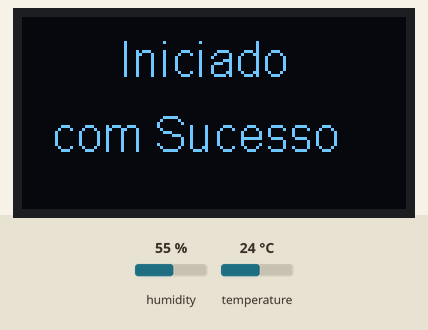
This sketch was run on a simulated ESP32. On the bench: 128×64 one-colour display. The test bench sets the inputs (shaded band); at power-on: temperature 24 °C, humidity 55 %. Random numbers use the default seed unless the sketch sets one; what the sketch prints to the serial monitor is not drawn.

Above: at 0.4 s.
At 2.9 s:
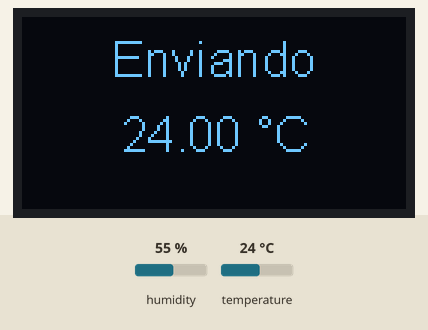
3.0 s: temperature set to 12 °C
At 5.3 s:
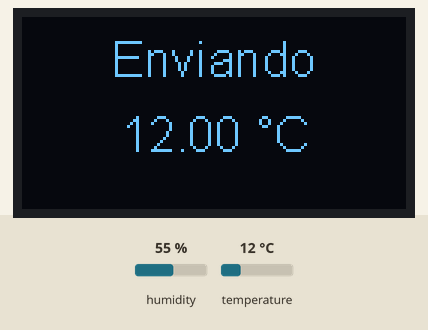
6.4 s: temperature set to 19 °C
At 7.9 s:
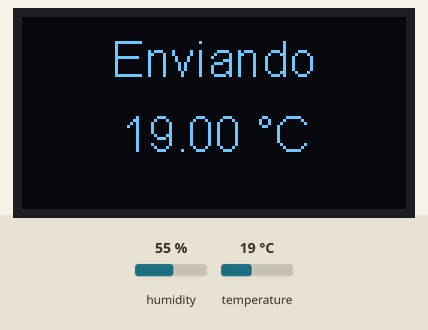
9.7 s: temperature set to 28 °C
At 13.1 s:
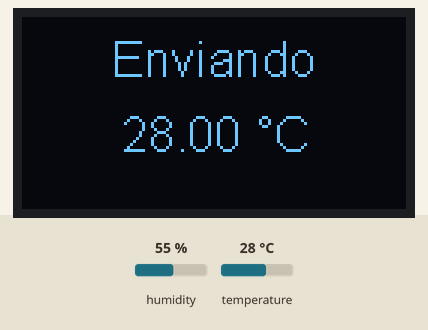
Timing chart, 0 to 14.6 s (numbered marks = the images above; inputs shaded):
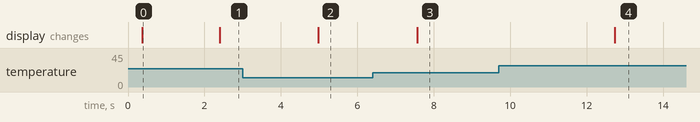

Measured:
- after the input at 3.0 s, the display: changes after 2.0 s (image 2)
- after the input at 6.4 s, the display: changes after 1.2 s (image 3)
- after the input at 9.7 s, the display: changes after 3.0 s (image 4)
- what the display in image 0 shows lasts 2.0 s, from 0.4 s to 2.4 s

The sketch:

exemplo_heltec_32_v1_lora_dht_11_transmissor.ino
```cpp
#include "heltec.h"
#include "DHTesp.h"

#define FREQUENCIA_LORA 915E6
#define DHT_PIN 17

DHTesp dht;

uint32_t espChipId = 0;
String packet;
float currentTemp;
float currentHumidity;
float currentLuminosity;
int countPacketsSend = 0;

void getTemp();
void sendPacket();
void getEspChipId();

void setup() {
  getEspChipId();
  Serial.begin(115200);

  Serial.println("Configurando Heltec...");
  Heltec.begin(true, true, true, true, FREQUENCIA_LORA);
  Serial.println("Heltec configurado!");

  Serial.println("Iniciando display...");
  Heltec.display->init();
  Heltec.display->flipScreenVertically();
  Heltec.display->setFont(ArialMT_Plain_16);
  Heltec.display->clear();
  Heltec.display->drawString(33, 5, "Iniciado");
  Heltec.display->drawString(10, 30, "com Sucesso");
  Heltec.display->display();
  delay(1000);

  dht.setup(DHT_PIN, DHTesp::DHT11);

  randomSeed(analogRead(0));

//  currentTemp = dht.getTemperature();

}

void loop() {
  getTemp();
//  currentTemp += 0.01;
//  currentHumidity += 0.05;

  Heltec.display->clear();
  Heltec.display->setTextAlignment(TEXT_ALIGN_LEFT);
  Heltec.display->setFont(ArialMT_Plain_16);

  Heltec.display->drawString(30, 5, "Enviando");
  Heltec.display->drawString(33, 30, (String)currentTemp);
  Heltec.display->drawString(78, 30, "°C");
  Heltec.display->display();
  sendPacket();

//  if(currentTemp==40){
//    currentTemp=0;
//  }
//
//  if(currentHumidity==40){
//    currentHumidity=0;
//  }

  delay(1500);
}

void getTemp(){
  float temperature = dht.getTemperature();
  float humidity = dht.getHumidity();

  if(temperature != currentTemp){
    currentTemp = temperature;
  }

  if(humidity != currentHumidity){
    currentHumidity = humidity;
  }

  currentLuminosity = random(0, 100);

  delay(1000);
}

void sendPacket(){
  LoRa.beginPacket();
  LoRa.print(espChipId);
  LoRa.print(",");
  LoRa.print(currentTemp);
  LoRa.print(",");
  LoRa.print(currentHumidity);
  LoRa.print(",");
  LoRa.print(currentLuminosity);
  LoRa.print(",");
  LoRa.print(++countPacketsSend);
  LoRa.endPacket();
}

void getEspChipId(){
  for( int i=0; i < 17; i+=8){
     espChipId |= ((ESP.getEfuseMac() >> (40 - i)) & 0xff) << i;
  }
}
```
